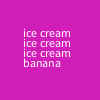
Frame 1 (no input)
Frame 60 (the mouse pressed at the canvas centre just before this capture): identical to frame 1, image omitted
Frame 120 (the mouse held since frame 60 and released just before this capture): identical to frame 1, image omitted

The Processing sketch that drew this single still picture (run headless with seeded random() and noise(); from frame 60 on, the mouse is pressed at the canvas centre):

// Processing sketch: Banana_Split
// ── Banana_Split.pde
int x = 23;
int y = 37;
String ic = "ice cream";

void setup(){
  
  size(100,100);
  background(209,30,185);
  
  
  
  if(y<44){
  text(ic, x, y);
  text(ic, x, y+10);
  text(ic, x, y+20);
  }
  
  
  text("banana", x, y+30);
}

void draw(){
  y ++;
  y += 10;
  

  
  
  

  
  
  
  
  
  
  
  
  
  
  
  
  
  
  
  
  
  
  
  
  
  
  
  
  
  
}
